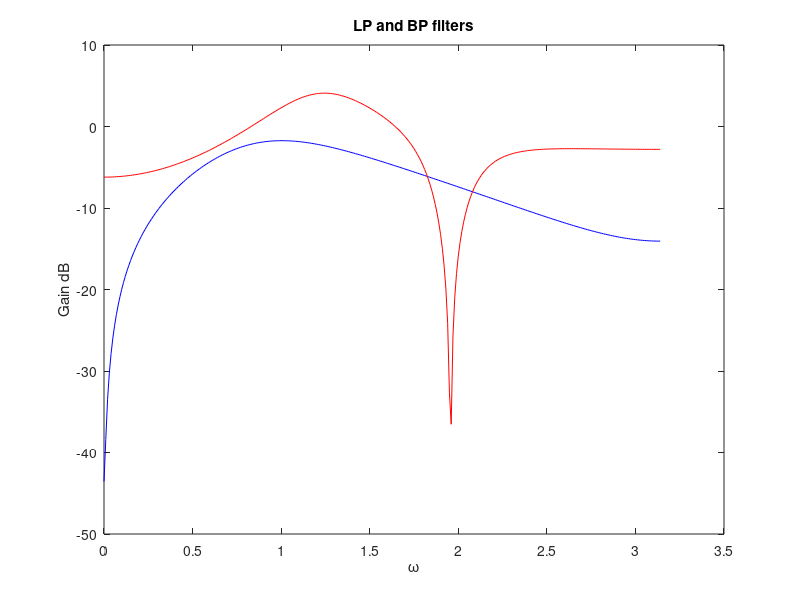

This figure's MATLAB source:
w=0:.01:pi;
z=exp(1i*w);
GLP = .1944*(1+.9802*z.^-1+z.*-2)./(1-.7016*z.^-1+.281*z.^-2);
Gd = .1944*(1-3.208*z.^-1-.9762*z.^-2-3.208*z.^-3+z.^-4)./(1+.0815*z.^-1+.7894*z.^-2-.0088*z.^-3+.281*z.^-4);
plot(w,20*log10(abs(GLP)),'b');
hold on;
plot(w,20*log10(abs(Gd)),'r');
title('LP and BP filters');
xlabel('\omega');ylabel('Gain dB');